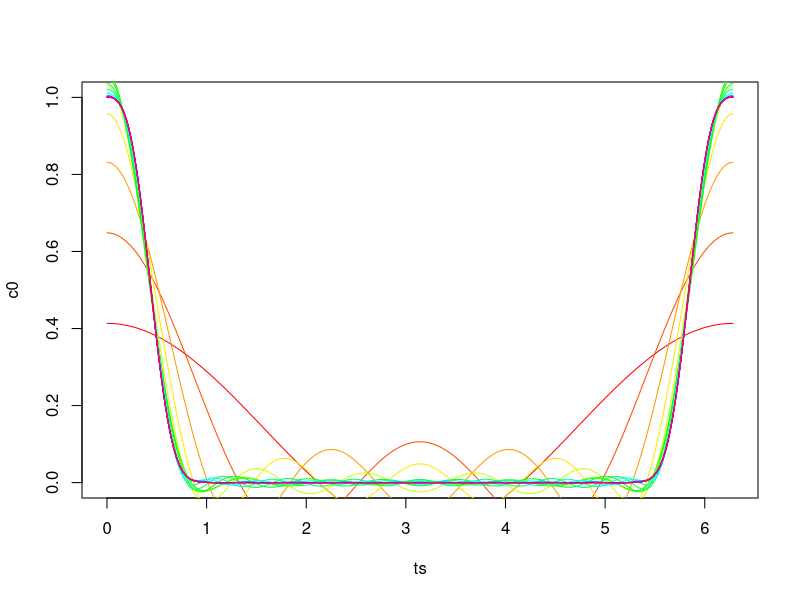
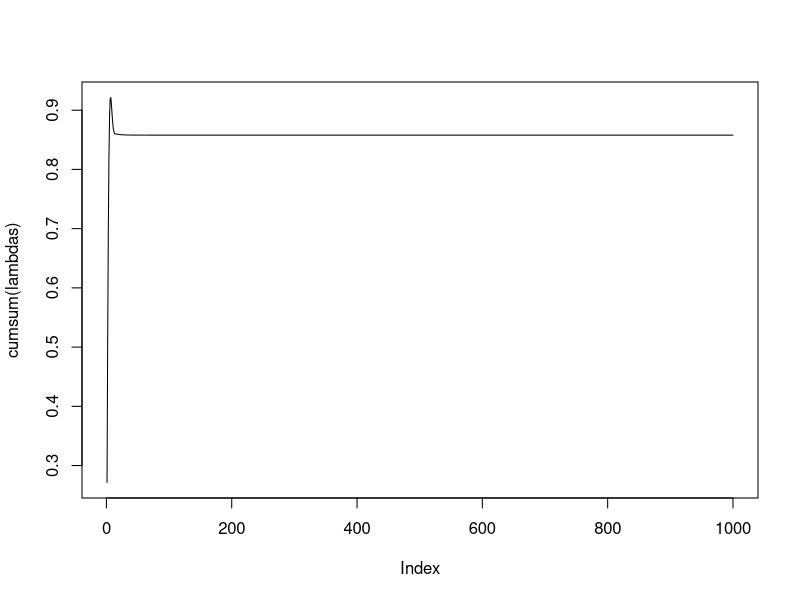
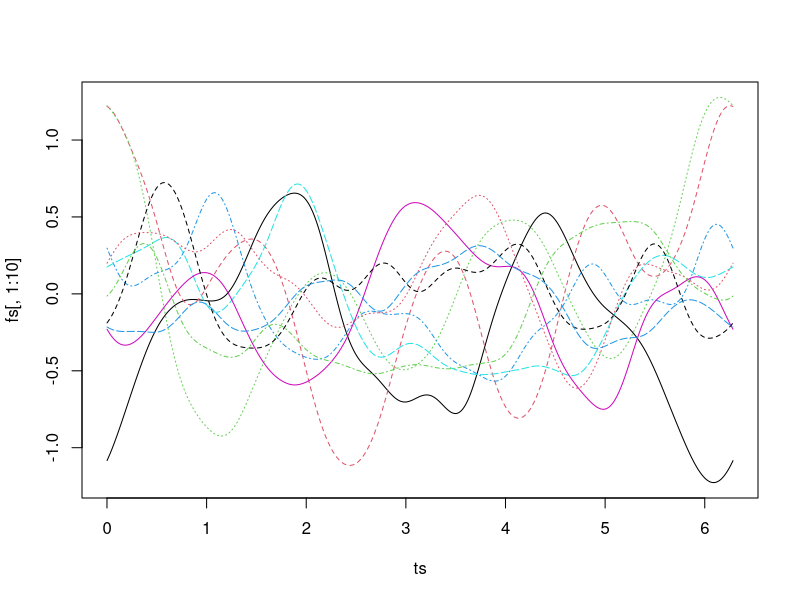
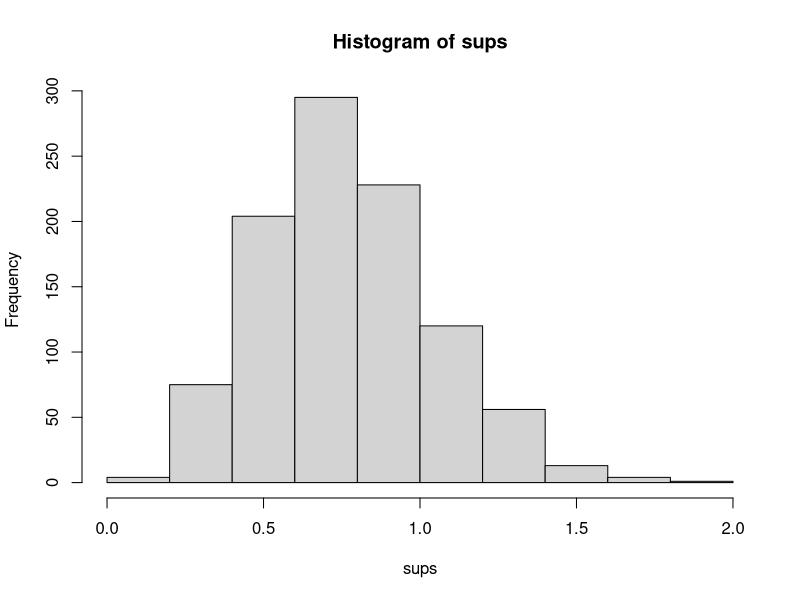
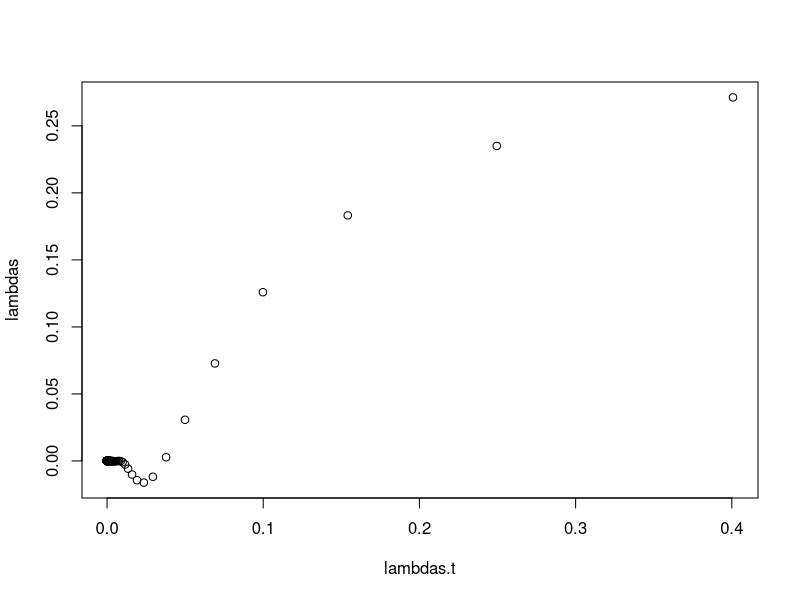
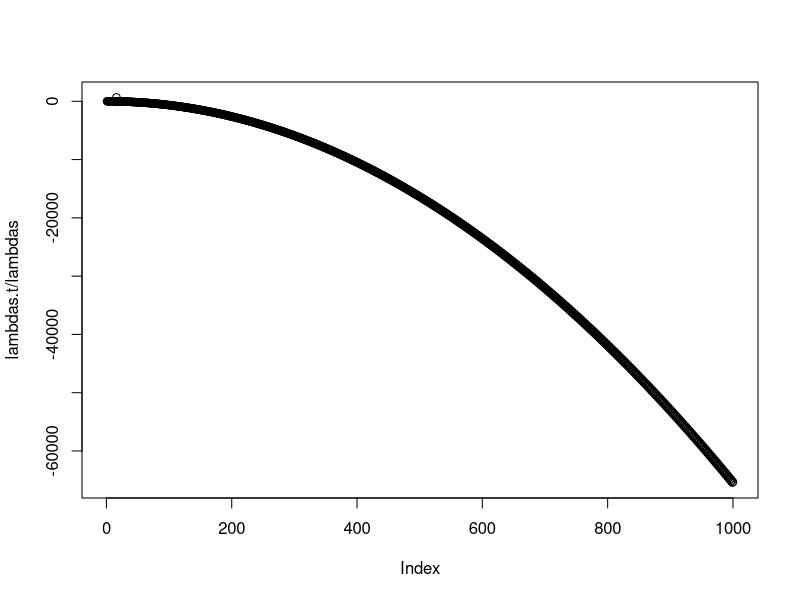

Write R code to recreate these figures, in order.
# Behavior of sup f_t with C(s,t) = e^-(kappa (s-t))^p as kappa to infty

# verify the eigendecomposition

kappa = 2
p = 3
nlam = 1000
lambdas = numeric(nlam)
intres = 10000
ts = 2*pi*(1:intres)/intres
reflts = ifelse(ts < pi, ts, 2*pi-ts)
c0 = exp(-(kappa * reflts)^p)
cprox = matrix(0,length(ts),nlam)
#plot(ts,c0,type="l")
for (ii in 1:nlam) {
  ll= 2*sum(cos(ii*ts)*c0)/intres
  lambdas[ii] = ll
  cprox[,ii] = ll * cos(ii*ts)
}
cprox2 = t(apply(cprox,1,cumsum))

dim(cprox2)
plot(ts,c0,type="l")
for (ii in 1:20) {
  lines(ts,cprox2[,ii]+mean(c0),col=rainbow(20)[ii])
}
#plot(lambdas)
plot(cumsum(lambdas),type="l")
#plot(log(10*ts))
#plot(1/lambdas)
#plot(log(lambdas))

a = t(t(ts)) %x% t(rep(0:nlam))
mat = cbind(cos(a),sin(a))
mat = t(t(mat)*rep(c(mean(c0),lambdas),2))
nrep = 1000
z = matrix(rnorm(2*nrep*(nlam+1)),2*(nlam+1),nrep)
fs = mat %*% z
matplot(ts,fs[,1:10],type="l")
sups = apply(fs,2,max)
hist(sups)

lambdas.t = 0*lambdas
for (ii in 1:nlam) {
  temp = -kappa + ii*(1i)
  lambdas.t[ii] = Re((exp(pi*temp)-1)/temp)
}
plot(lambdas.t,lambdas)
plot(lambdas.t/lambdas)
